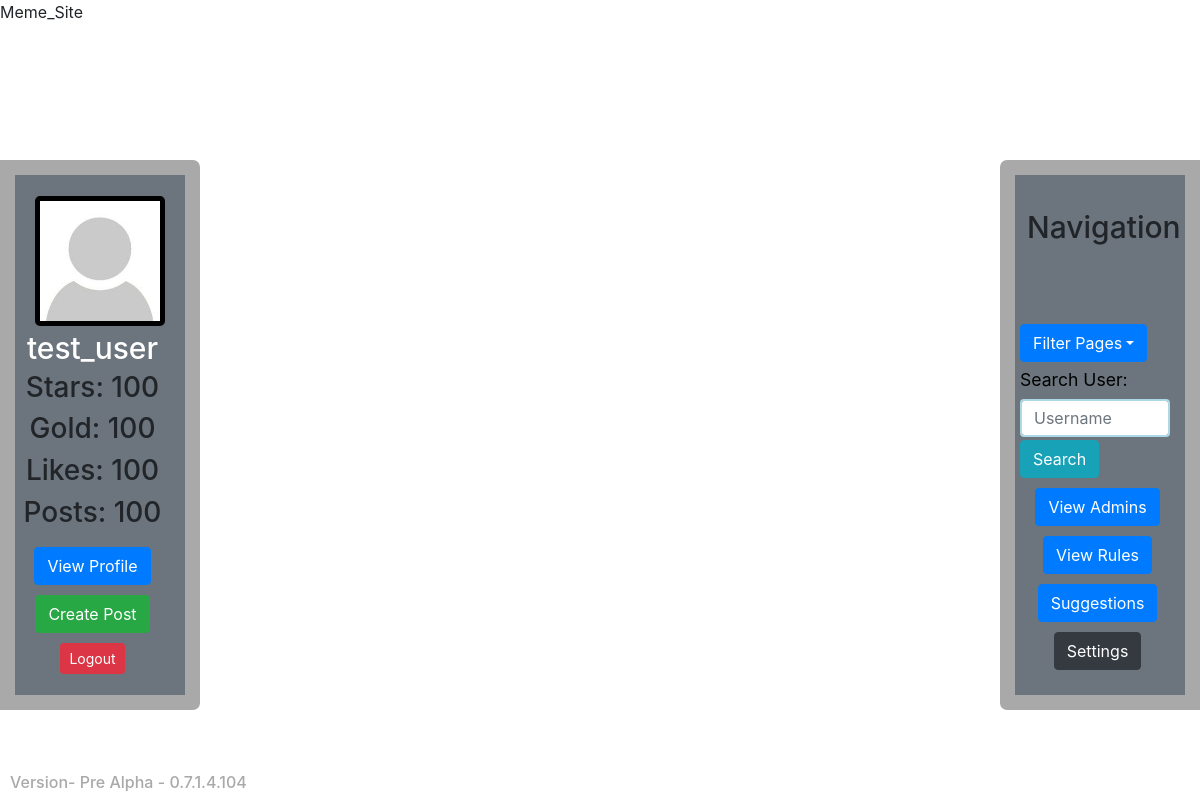
Page /view_profile/test_user/followers (signed in) on the earlier database version.
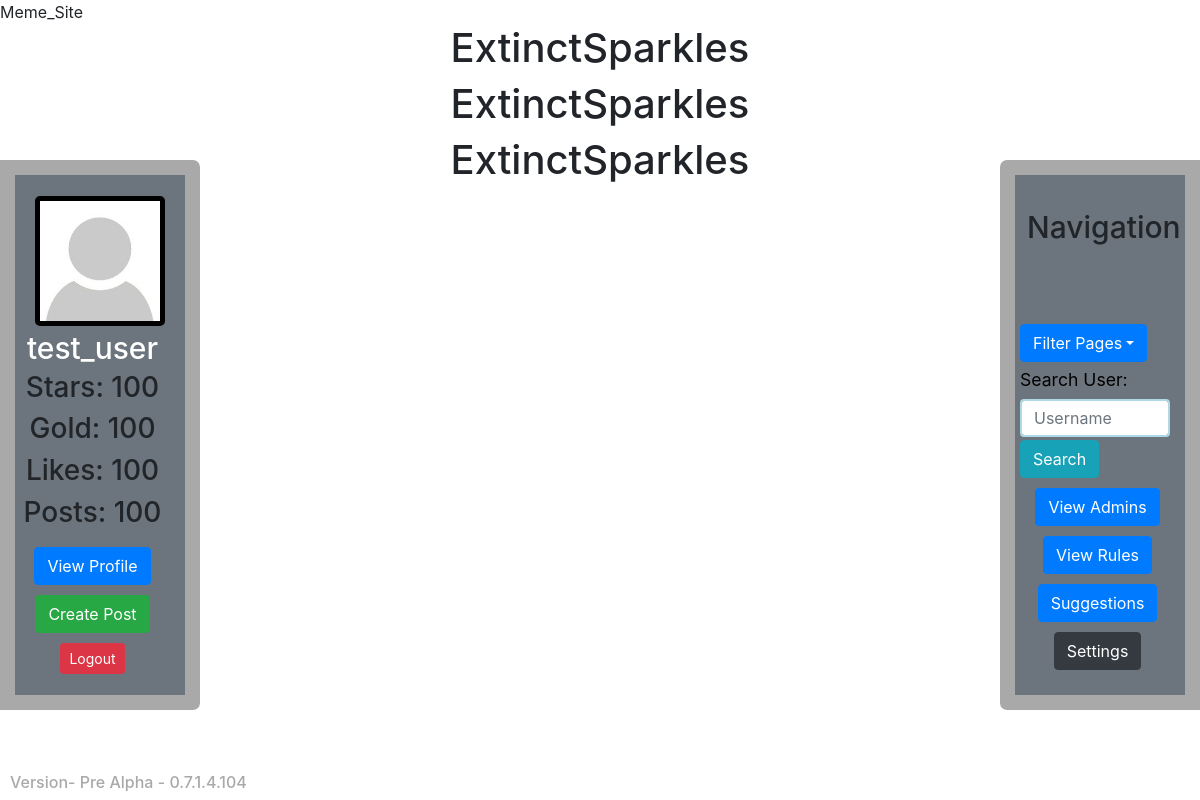
Same page on the later database version.
### app/models.py (models this page shows, shortened)
class Followers(db.Model):
    id = db.Column(db.Integer, primary_key=True)
    follower = db.Column(db.String, nullable=False)
    user_id = db.Column(db.Integer, db.ForeignKey('user.id'), nullable=False)

### app/routes.py (the view)
@app.route('/view_profile/<string:user>/followers')
def followers(user):
    u = User.query.filter_by(username=user).first()
    followers = u.followers
    return render_template('followers.html', followers=followers)

### app/models.py (called while the page is built)
@login_manager.user_loader
def load_user(user_id):
    return User.query.get(int(user_id))

### app/templates/followers.html
{% extends "layout.html"%}
{% block content %}
    <div class="text-center">
      {% for u in followers %}
        <h1>{{u.follower}}</h1>
        {% endfor %}
    </div>
{% endblock content %}

Differences in the rows shown:
added Followers: follower "ExtinctSparkles"
added Followers: follower "ExtinctSparkles"
added Followers: follower "ExtinctSparkles"
